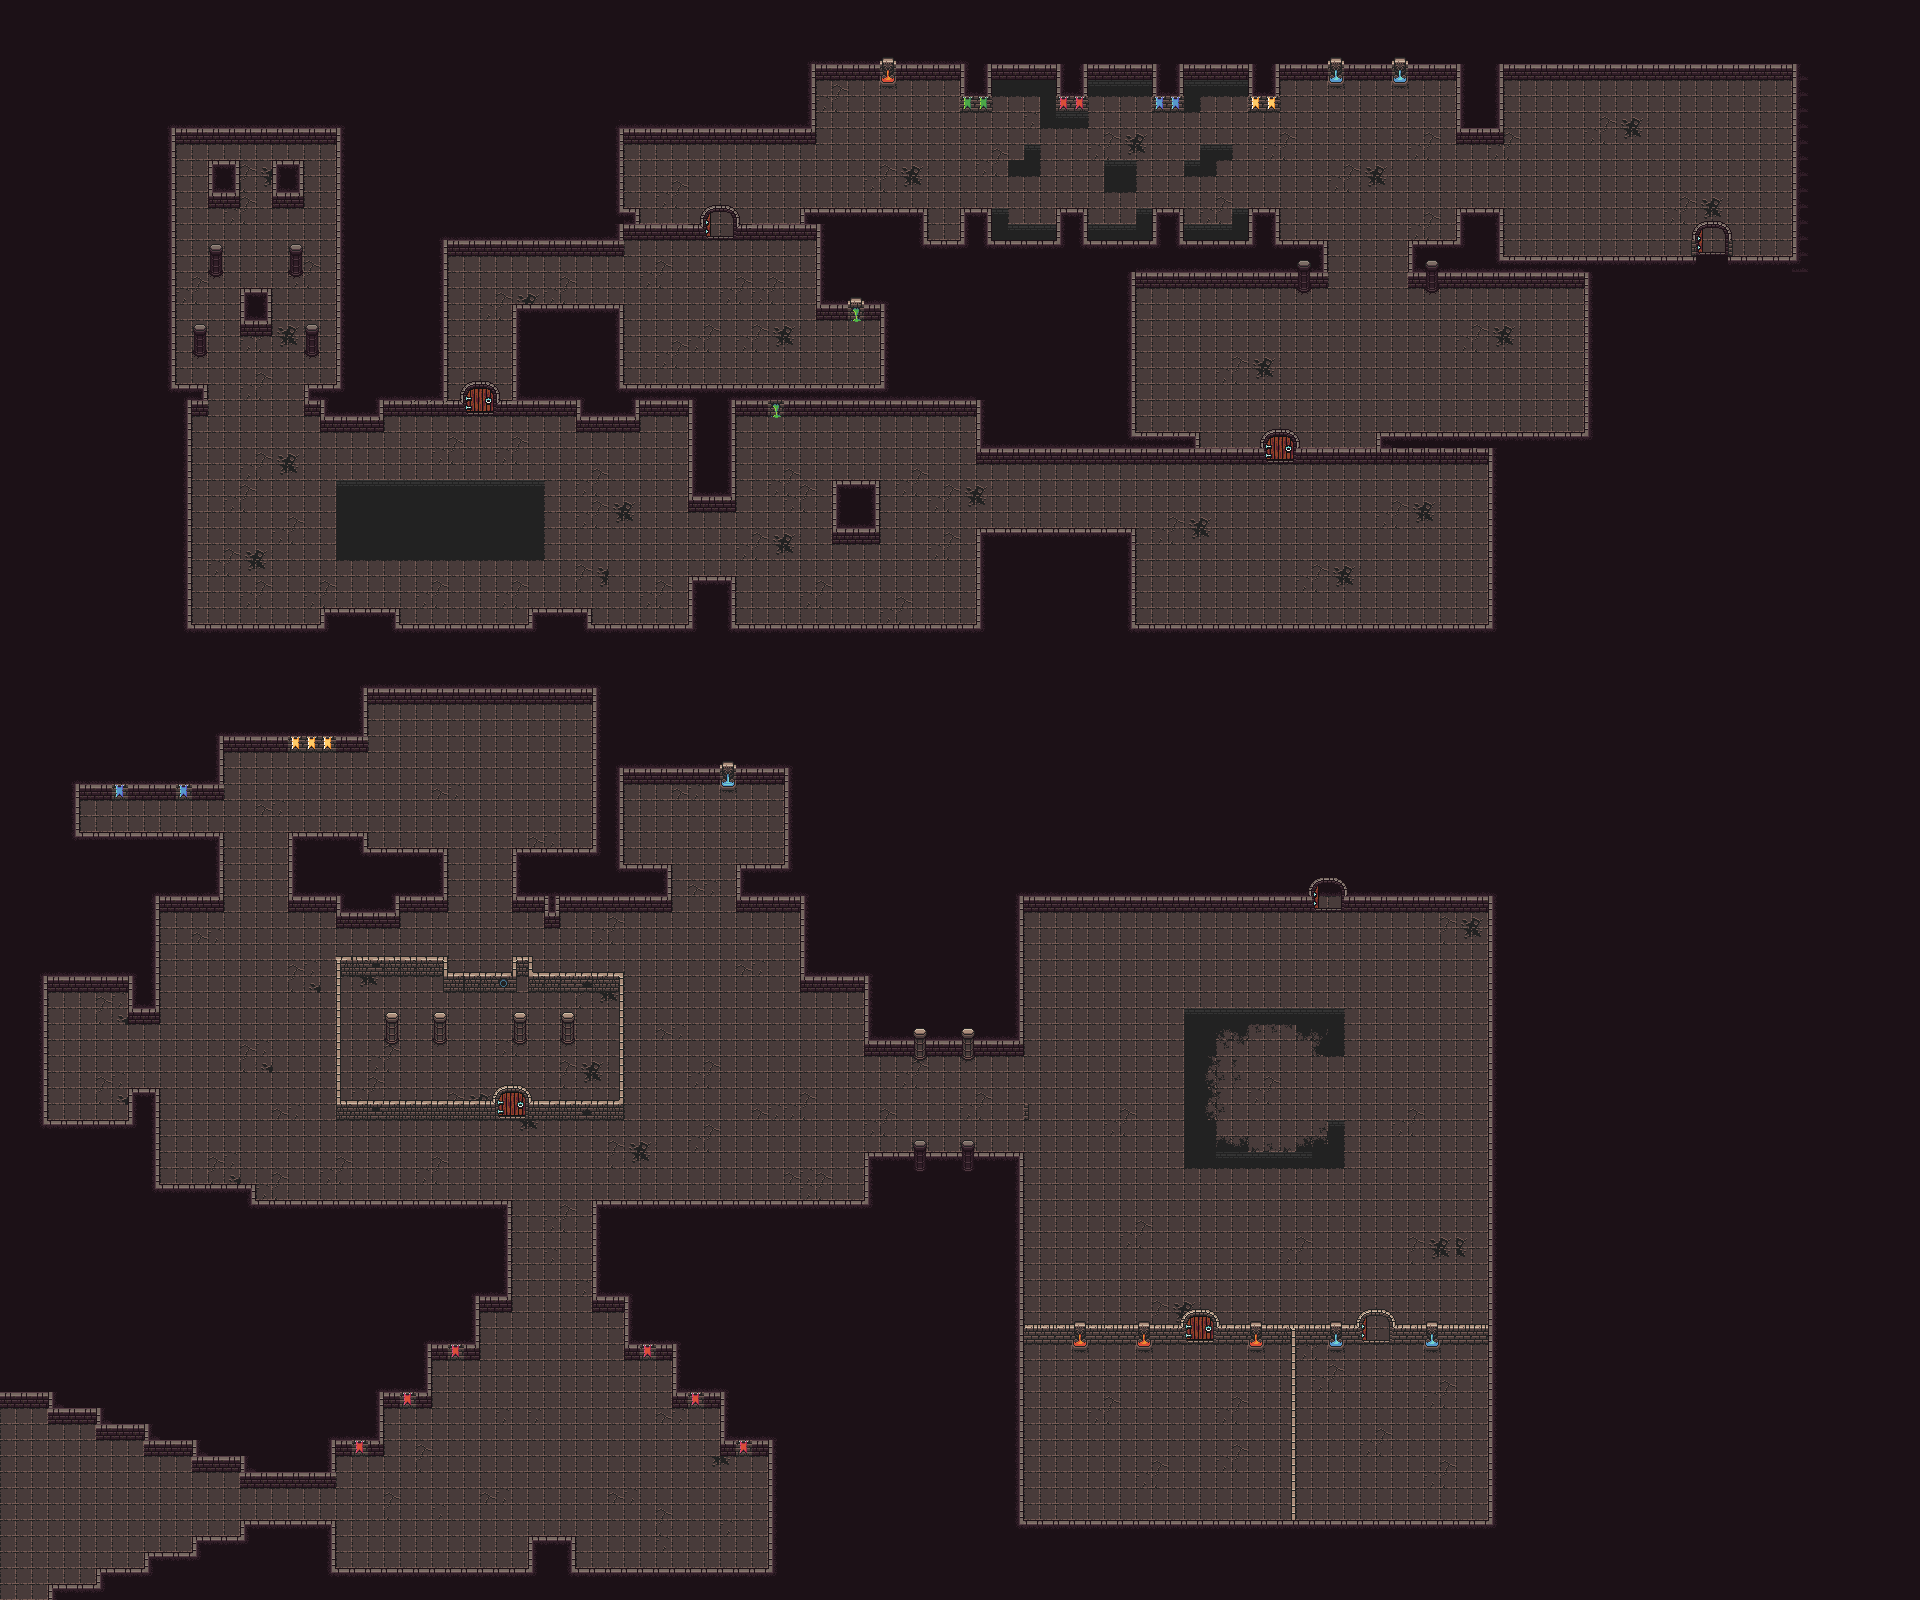

This is a level from a 2D game, rendered from its Tiled map with the project's own tilesets. A one-line summary and the map file follow, with tile-layer data summarised:
An orthogonal 120x100 tile map with 16x16 px tiles, 9 tile layers (Base, Floor, Another layer floor, Wall, ...), 5 tilesets and 275 objects.

<map version="1.10" tiledversion="1.10.1" orientation="orthogonal" renderorder="right-down" width="120" height="100" tilewidth="16" tileheight="16" infinite="0" nextlayerid="32" nextobjectid="320">
 <tileset firstgid="1" name="16x16 dungeon ii wall reconfig v04 spritesheet" tilewidth="16" tileheight="16" tilecount="192" columns="16">
  <image source="../img/16x16 dungeon ii wall reconfig v04 spritesheet.png" width="256" height="192" />
 </tileset>
 <tileset firstgid="193" name="dungeontileset-extended" tilewidth="16" tileheight="16" tilecount="4096" columns="64">
  <image source="../img/dungeontileset-extended.png" width="1024" height="1024" />
 </tileset>
 <tileset firstgid="4289" source="../tsx/16x16 dungeon ii wall reconfig v04 spritesheet.tsx" />
 <tileset firstgid="4481" source="../tsx/dungeontileset-extended.tsx" />
 <tileset firstgid="8577" source="../../split_map/tsx/16x16 dungeon ii wall reconfig v04 spritesheet.tsx" />
 <layer id="1" name="Base" width="120" height="100" locked="1">
  <data>[12000 cells, 12000 non-empty, 1 distinct tile ids]</data>
 </layer>
 <layer id="3" name="Floor" width="120" height="100">
  <data>[12000 cells, 5295 non-empty, 16 distinct tile ids]</data>
 </layer>
 <layer id="11" name="Another layer floor" width="120" height="100">
  <data>[12000 cells, 171 non-empty, 16 distinct tile ids]</data>
 </layer>
 <layer id="5" name="Wall" width="120" height="100">
  <data>[12000 cells, 1535 non-empty, 90 distinct tile ids]</data>
 </layer>
 <objectgroup id="13" name="collision_layer">
  <object id="2" x="1488" y="896" width="16" height="624" />
  <object id="4" x="1024" y="1328" width="160" height="16" />
  <object id="5" x="1216" y="1328" width="144" height="16" />
  <object id="6" x="1392" y="1328" width="96" height="16" />
  <object id="8" x="1024" y="1520" width="464" height="16" />
  <object id="9" x="1008" y="1152" width="16" height="368" />
  <object id="10" x="864" y="1152" width="160" height="16" />
  <object id="11" x="864" y="1152" width="16" height="48" />
  <object id="12" x="592" y="1296" width="32" height="16" />
  <object id="13" x="864" y="1040" width="160" height="16" />
  <object id="15" x="800" y="976" width="64" height="16" />
  <object id="16" x="736" y="896" width="64" height="16" />
  <object id="17" x="512" y="896" width="160" height="16" />
  <object id="18" x="544" y="912" width="16" height="16" />
  <object id="19" x="624" y="768" width="160" height="16" />
  <object id="20" x="160" y="896" width="64" height="16" />
  <object id="21" x="80" y="784" width="144" height="16" />
  <object id="22" x="224" y="736" width="144" height="16" />
  <object id="23" x="368" y="688" width="224" height="16" />
  <object id="24" x="288" y="896" width="48" height="16" />
  <object id="25" x="336" y="912" width="64" height="16" />
  <object id="26" x="400" y="896" width="48" height="16" />
  <object id="27" x="336" y="960" width="112" height="16">
   <polygon points="0,0 112,0 112,16 0,16" />
  </object>
  <object id="28" x="448" y="976" width="64" height="16" />
  <object id="29" x="512" y="960" width="16" height="16" />
  <object id="30" x="528" y="976" width="96" height="16" />
  <object id="31" x="336" y="1104" width="160" height="16" />
  <object id="32" x="528" y="1104" width="96" height="16" />
  <object id="33" x="128" y="1008" width="32" height="16" />
  <object id="37" x="480" y="1104" width="16" height="16" />
  <object id="38" x="528" y="1104" width="16" height="16" />
  <object id="39" x="48" y="976" width="80" height="16" />
  <object id="40" x="480" y="1296" width="32" height="16" />
  <object id="41" x="432" y="1344" width="48" height="16" />
  <object id="42" x="384" y="1392" width="48" height="16" />
  <object id="43" x="336" y="1440" width="48" height="16" />
  <object id="44" x="624" y="1344" width="48" height="16" />
  <object id="45" x="672" y="1392" width="48" height="16" />
  <object id="46" x="720" y="1440" width="48" height="16" />
  <object id="47" x="336" y="976" width="16" height="128" />
  <object id="48" x="144" y="896" width="16" height="112" />
  <object id="49" x="128" y="976" width="16" height="32" />
  <object id="50" x="32" y="976" width="16" height="144" />
  <object id="51" x="48" y="1120" width="80" height="16" />
  <object id="52" x="128" y="1088" width="32" height="48" />
  <object id="53" x="144" y="1136" width="16" height="48" />
  <object id="54" x="160" y="1184" width="96" height="16" />
  <object id="55" x="256" y="1200" width="256" height="16" />
  <object id="56" x="496" y="1216" width="16" height="80" />
  <object id="57" x="464" y="1296" width="16" height="48" />
  <object id="60" x="624" y="1296" width="16" height="48" />
  <object id="61" x="416" y="1344" width="16" height="48" />
  <object id="62" x="368" y="1392" width="16" height="48" />
  <object id="64" x="336" y="1568" width="192" height="16" />
  <object id="65" x="528" y="1536" width="16" height="32" />
  <object id="66" x="544" y="1536" width="32" height="16" />
  <object id="68" x="560" y="1552" width="16" height="16" />
  <object id="69" x="576" y="1568" width="192" height="16" />
  <object id="70" x="768" y="1440" width="16" height="128" />
  <object id="71" x="720" y="1392" width="16" height="48" />
  <object id="72" x="672" y="1344" width="16" height="48" />
  <object id="73" x="592" y="1200" width="16" height="96" />
  <object id="74" x="608" y="1200" width="256" height="16" />
  <object id="75" x="800" y="896" width="16" height="80" />
  <object id="76" x="864" y="976" width="16" height="64" />
  <object id="77" x="1008" y="896" width="16" height="144" />
  <object id="78" x="1280" y="1328" width="16" height="192" />
  <object id="80" x="784" y="768" width="16" height="96" />
  <object id="82" x="592" y="768" width="32" height="80" />
  </objectgroup>
 <layer id="6" name="Key-Closed Door" width="120" height="100" locked="1">
  <data>[12000 cells, 40 non-empty, 20 distinct tile ids]</data>
 </layer>
 <objectgroup id="14" name="door_layer">
  <!-- 10 objects omitted --></objectgroup>
 <layer id="9" name="No Key-Closed Door" width="120" height="100">
  <data>[12000 cells, 18 non-empty, 10 distinct tile ids]</data>
 </layer>
 <layer id="8" name="Opened Door" width="120" height="100" locked="1">
  <data>[12000 cells, 12 non-empty, 12 distinct tile ids]</data>
 </layer>
 <layer id="7" name="Other Objects" width="120" height="100">
  <data>[12000 cells, 111 non-empty, 27 distinct tile ids]</data>
 </layer>
 <layer id="12" name="Custom Design" width="120" height="100">
  <data>[12000 cells, 61 non-empty, 4 distinct tile ids]</data>
 </layer>
 <group id="15" name="room" visible="0">
  <objectgroup id="31" name="0">
   <!-- 5 objects omitted --></objectgroup>
  <objectgroup id="16" name="1">
   <!-- 1 objects omitted --></objectgroup>
  <objectgroup id="17" name="2">
   <!-- 5 objects omitted --></objectgroup>
  <objectgroup id="18" name="3">
   <!-- 4 objects omitted --></objectgroup>
  <objectgroup id="19" name="4">
   <!-- 1 objects omitted --></objectgroup>
  <objectgroup id="20" name="5">
   <!-- 1 objects omitted --></objectgroup>
  <objectgroup id="21" name="6">
   <!-- 1 objects omitted --></objectgroup>
  <objectgroup id="22" name="7">
   <!-- 10 objects omitted --></objectgroup>
  <objectgroup id="23" name="8">
   <!-- 2 objects omitted --></objectgroup>
  <objectgroup id="24" name="9">
   <!-- 1 objects omitted --></objectgroup>
  <objectgroup id="25" name="10">
   <!-- 1 objects omitted --></objectgroup>
  <objectgroup id="26" name="11">
   <!-- 1 objects omitted --></objectgroup>
  <objectgroup id="27" name="12">
   <!-- 6 objects omitted --></objectgroup>
  <objectgroup id="28" name="13">
   <!-- 6 objects omitted --></objectgroup>
  <objectgroup id="29" name="14">
   <!-- 2 objects omitted --></objectgroup>
  <objectgroup id="30" name="15">
   <!-- 1 objects omitted --></objectgroup>
 </group>
</map>
<!-- 206 of 275 objects omitted -->
